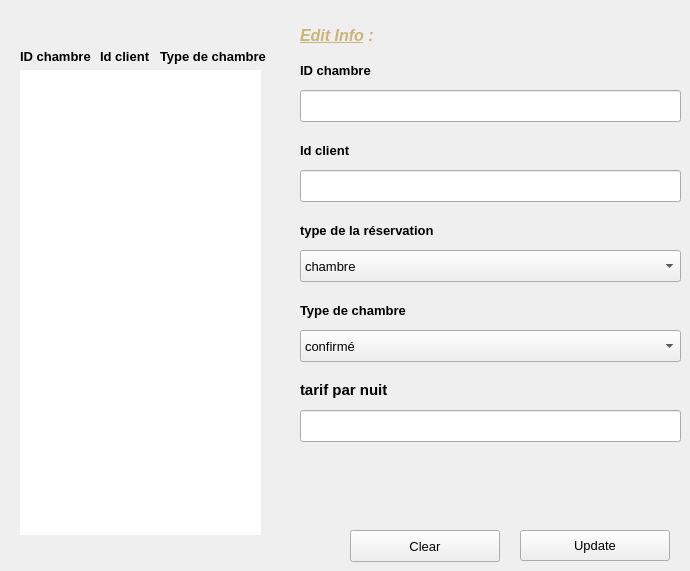
      <widget class="QWidget" name="tab_15">
       <attribute name="title">
        <string>modify</string>
       </attribute>
       <widget class="QLabel" name="label_109">
        <property name="geometry">
         <rect>
          <x>20</x>
          <y>40</y>
          <width>101</width>
          <height>34</height>
         </rect>
        </property>
        <property name="font">
         <font>
          <pointsize>10</pointsize>
          <bold>true</bold>
         </font>
        </property>
        <property name="styleSheet">
         <string notr="true">#label_26
{
	color:white;
	background:#11110E;
padding-left:10px;
}</string>
        </property>
        <property name="text">
         <string>&lt;html&gt;&lt;head/&gt;&lt;body&gt;&lt;p&gt;ID chambre&lt;/p&gt;&lt;/body&gt;&lt;/html&gt;</string>
        </property>
       </widget>
       <widget class="QLabel" name="label_110">
        <property name="geometry">
         <rect>
          <x>100</x>
          <y>40</y>
          <width>61</width>
          <height>34</height>
         </rect>
        </property>
        <property name="font">
         <font>
          <pointsize>10</pointsize>
          <bold>true</bold>
         </font>
        </property>
        <property name="styleSheet">
         <string notr="true">#label_27
{
	color:white;
	background:#11110E;
	padding-left:5px;
}</string>
        </property>
        <property name="text">
         <string>&lt;html&gt;&lt;head/&gt;&lt;body&gt;&lt;p&gt;Id client &lt;/p&gt;&lt;/body&gt;&lt;/html&gt;</string>
        </property>
       </widget>
       <widget class="QLabel" name="label_111">
        <property name="geometry">
         <rect>
          <x>160</x>
          <y>40</y>
          <width>111</width>
          <height>34</height>
         </rect>
        </property>
        <property name="font">
         <font>
          <pointsize>10</pointsize>
          <bold>true</bold>
         </font>
        </property>
        <property name="styleSheet">
         <string notr="true">#label_28
{
	color:white;
	background:#11110E;
	padding-left:3px;
}</string>
        </property>
        <property name="text">
         <string>&lt;html&gt;&lt;head/&gt;&lt;body&gt;&lt;p&gt;Type de chambre&lt;/p&gt;&lt;/body&gt;&lt;/html&gt;</string>
        </property>
       </widget>
       <widget class="QTableView" name="updateTableView_5">
        <property name="geometry">
         <rect>
          <x>20</x>
          <y>70</y>
          <width>241</width>
          <height>465</height>
         </rect>
        </property>
        <property name="sizePolicy">
         <sizepolicy hsizetype="Fixed" vsizetype="Fixed">
          <horstretch>0</horstretch>
          <verstretch>0</verstretch>
         </sizepolicy>
        </property>
        <property name="focusPolicy">
         <enum>Qt::FocusPolicy::NoFocus</enum>
        </property>
        <property name="autoFillBackground">
         <bool>false</bool>
        </property>
        <property name="frameShape">
         <enum>QFrame::Shape::NoFrame</enum>
        </property>
        <property name="horizontalScrollBarPolicy">
         <enum>Qt::ScrollBarPolicy::ScrollBarAlwaysOff</enum>
        </property>
        <property name="sizeAdjustPolicy">
         <enum>QAbstractScrollArea::SizeAdjustPolicy::AdjustIgnored</enum>
        </property>
        <property name="editTriggers">
         <set>QAbstractItemView::EditTrigger::NoEditTriggers</set>
        </property>
        <property name="tabKeyNavigation">
         <bool>false</bool>
        </property>
        <property name="showDropIndicator" stdset="0">
         <bool>false</bool>
        </property>
        <property name="dragDropOverwriteMode">
         <bool>false</bool>
        </property>
        <property name="alternatingRowColors">
         <bool>true</bool>
        </property>
        <property name="selectionMode">
         <enum>QAbstractItemView::SelectionMode::SingleSelection</enum>
        </property>
        <property name="selectionBehavior">
         <enum>QAbstractItemView::SelectionBehavior::SelectRows</enum>
        </property>
        <property name="textElideMode">
         <enum>Qt::TextElideMode::ElideNone</enum>
        </property>
        <property name="showGrid">
         <bool>false</bool>
        </property>
        <property name="gridStyle">
         <enum>Qt::PenStyle::NoPen</enum>
        </property>
        <property name="cornerButtonEnabled">
         <bool>false</bool>
        </property>
        <attribute name="horizontalHeaderVisible">
         <bool>false</bool>
        </attribute>
        <attribute name="horizontalHeaderMinimumSectionSize">
         <number>30</number>
        </attribute>
        <attribute name="horizontalHeaderDefaultSectionSize">
         <number>120</number>
        </attribute>
       </widget>
       <widget class="QLabel" name="label_112">
        <property name="geometry">
         <rect>
          <x>300</x>
          <y>20</y>
          <width>81</width>
          <height>31</height>
         </rect>
        </property>
        <property name="font">
         <font>
          <family>Arial</family>
          <pointsize>12</pointsize>
          <bold>true</bold>
         </font>
        </property>
        <property name="text">
         <string>&lt;html&gt;&lt;head/&gt;&lt;body&gt;&lt;p&gt;&lt;span style=&quot; font-style:italic; text-decoration: underline; color:#cbb479;&quot;&gt;Edit Info&lt;/span&gt;&lt;span style=&quot; font-style:italic; color:#cbb479;&quot;&gt; : &lt;/span&gt;&lt;/p&gt;&lt;/body&gt;&lt;/html&gt;</string>
        </property>
       </widget>
       <widget class="QLabel" name="id_66">
        <property name="geometry">
         <rect>
          <x>300</x>
          <y>60</y>
          <width>141</width>
          <height>21</height>
         </rect>
        </property>
        <property name="font">
         <font>
          <pointsize>10</pointsize>
          <bold>true</bold>
         </font>
        </property>
        <property name="text">
         <string>&lt;html&gt;&lt;head/&gt;&lt;body&gt;&lt;p&gt;ID chambre&lt;/p&gt;&lt;/body&gt;&lt;/html&gt;</string>
        </property>
       </widget>
       <widget class="QLineEdit" name="updateEmpName_9">
        <property name="geometry">
         <rect>
          <x>300</x>
          <y>90</y>
          <width>381</width>
          <height>32</height>
         </rect>
        </property>
        <property name="font">
         <font>
          <family>Arial</family>
          <pointsize>10</pointsize>
         </font>
        </property>
        <property name="styleSheet">
         <string notr="true"/>
        </property>
       </widget>
       <widget class="QLabel" name="id_67">
        <property name="geometry">
         <rect>
          <x>300</x>
          <y>140</y>
          <width>141</width>
          <height>21</height>
         </rect>
        </property>
        <property name="font">
         <font>
          <pointsize>10</pointsize>
          <bold>true</bold>
         </font>
        </property>
        <property name="text">
         <string>&lt;html&gt;&lt;head/&gt;&lt;body&gt;&lt;p&gt;Id client &lt;/p&gt;&lt;/body&gt;&lt;/html&gt;</string>
        </property>
       </widget>
       <widget class="QLineEdit" name="updateEmpName_10">
        <property name="geometry">
         <rect>
          <x>300</x>
          <y>170</y>
          <width>381</width>
          <height>32</height>
         </rect>
        </property>
        <property name="font">
         <font>
          <family>Arial</family>
          <pointsize>10</pointsize>
         </font>
        </property>
        <property name="styleSheet">
         <string notr="true"/>
        </property>
       </widget>
       <widget class="QLabel" name="id_71">
        <property name="geometry">
         <rect>
          <x>300</x>
          <y>380</y>
          <width>141</width>
          <height>21</height>
         </rect>
        </property>
        <property name="font">
         <font>
          <pointsize>10</pointsize>
          <bold>true</bold>
         </font>
        </property>
        <property name="text">
         <string>&lt;html&gt;&lt;head/&gt;&lt;body&gt;&lt;p&gt;&lt;span style=&quot; font-size:11pt;&quot;&gt;tarif par nuit&lt;/span&gt;&lt;/p&gt;&lt;/body&gt;&lt;/html&gt;</string>
        </property>
       </widget>
       <widget class="QLineEdit" name="updateEmpPhone_9">
        <property name="geometry">
         <rect>
          <x>300</x>
          <y>410</y>
          <width>381</width>
          <height>32</height>
         </rect>
        </property>
        <property name="font">
         <font>
          <family>Arial</family>
          <pointsize>10</pointsize>
         </font>
        </property>
        <property name="styleSheet">
         <string notr="true"/>
        </property>
       </widget>
       <widget class="QLabel" name="id_72">
        <property name="geometry">
         <rect>
          <x>300</x>
          <y>220</y>
          <width>141</width>
          <height>21</height>
         </rect>
        </property>
        <property name="font">
         <font>
          <pointsize>10</pointsize>
          <bold>true</bold>
         </font>
        </property>
        <property name="text">
         <string>&lt;html&gt;&lt;head/&gt;&lt;body&gt;&lt;p&gt;type de la réservation &lt;/p&gt;&lt;/body&gt;&lt;/html&gt;</string>
        </property>
       </widget>
       <widget class="QLabel" name="id_73">
        <property name="geometry">
         <rect>
          <x>300</x>
          <y>300</y>
          <width>141</width>
          <height>21</height>
         </rect>
        </property>
        <property name="font">
         <font>
          <pointsize>10</pointsize>
          <bold>true</bold>
         </font>
        </property>
        <property name="text">
         <string>&lt;html&gt;&lt;head/&gt;&lt;body&gt;&lt;p&gt;Type de chambre&lt;/p&gt;&lt;/body&gt;&lt;/html&gt;</string>
        </property>
       </widget>
       <widget class="QPushButton" name="pushButton_67">
        <property name="geometry">
         <rect>
          <x>350</x>
          <y>530</y>
          <width>150</width>
          <height>32</height>
         </rect>
        </property>
        <property name="font">
         <font>
          <pointsize>10</pointsize>
         </font>
        </property>
        <property name="cursor">
         <cursorShape>PointingHandCursor</cursorShape>
        </property>
        <property name="focusPolicy">
         <enum>Qt::FocusPolicy::TabFocus</enum>
        </property>
        <property name="styleSheet">
         <string notr="true">#pushButton_8
{
	background:#EC3245;
	border:none;
	color:white;
}

#pushButton_8:hover
{
	background:#2d2d2d;
	border:2px solid #EC3245;
	color:#EC3245;
}</string>
        </property>
        <property name="text">
         <string>Clear</string>
        </property>
       </widget>
       <widget class="QPushButton" name="pushButton_68">
        <property name="geometry">
         <rect>
          <x>520</x>
          <y>530</y>
          <width>150</width>
          <height>31</height>
         </rect>
        </property>
        <property name="font">
         <font>
          <pointsize>10</pointsize>
         </font>
        </property>
        <property name="cursor">
         <cursorShape>PointingHandCursor</cursorShape>
        </property>
        <property name="focusPolicy">
         <enum>Qt::FocusPolicy::TabFocus</enum>
        </property>
        <property name="styleSheet">
         <string notr="true">#pushButton_7
{
	background:#00855C;
	border:none;
	color:white;
}

#pushButton_7:hover
{
	background:#2D2D2D;
	border:2px solid #00855C;
	color:#00855C;
}</string>
        </property>
        <property name="text">
         <string>Update</string>
        </property>
       </widget>
       <widget class="QComboBox" name="empGender_13">
        <property name="geometry">
         <rect>
          <x>300</x>
          <y>250</y>
          <width>381</width>
          <height>32</height>
         </rect>
        </property>
        <property name="font">
         <font>
          <family>Arial</family>
          <pointsize>10</pointsize>
         </font>
        </property>
        <property name="styleSheet">
         <string notr="true">#empGender
{
	background:white;
	color:black;
	border:none;
	padding-left:6px;
}</string>
        </property>
        <item>
         <property name="text">
          <string>chambre</string>
         </property>
        </item>
        <item>
         <property name="text">
          <string>restaurant</string>
         </property>
        </item>
        <item>
         <property name="text">
          <string>parking</string>
         </property>
        </item>
       </widget>
       <widget class="QComboBox" name="empGender_14">
        <property name="geometry">
         <rect>
          <x>300</x>
          <y>330</y>
          <width>381</width>
          <height>32</height>
         </rect>
        </property>
        <property name="font">
         <font>
          <family>Arial</family>
          <pointsize>10</pointsize>
         </font>
        </property>
        <property name="styleSheet">
         <string notr="true">#empGender
{
	background:white;
	color:black;
	border:none;
	padding-left:6px;
}</string>
        </property>
        <item>
         <property name="text">
          <string>confirmé</string>
         </property>
        </item>
        <item>
         <property name="text">
          <string>en attente</string>
         </property>
        </item>
        <item>
         <property name="text">
          <string>annulée</string>
         </property>
        </item>
       </widget>
      </widget>
